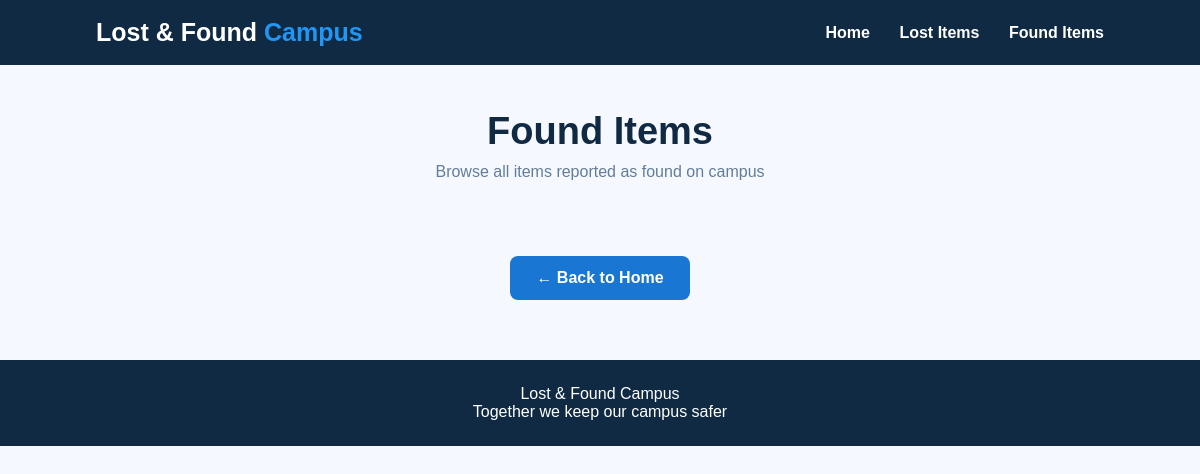
Before: /found-items with the older database file.
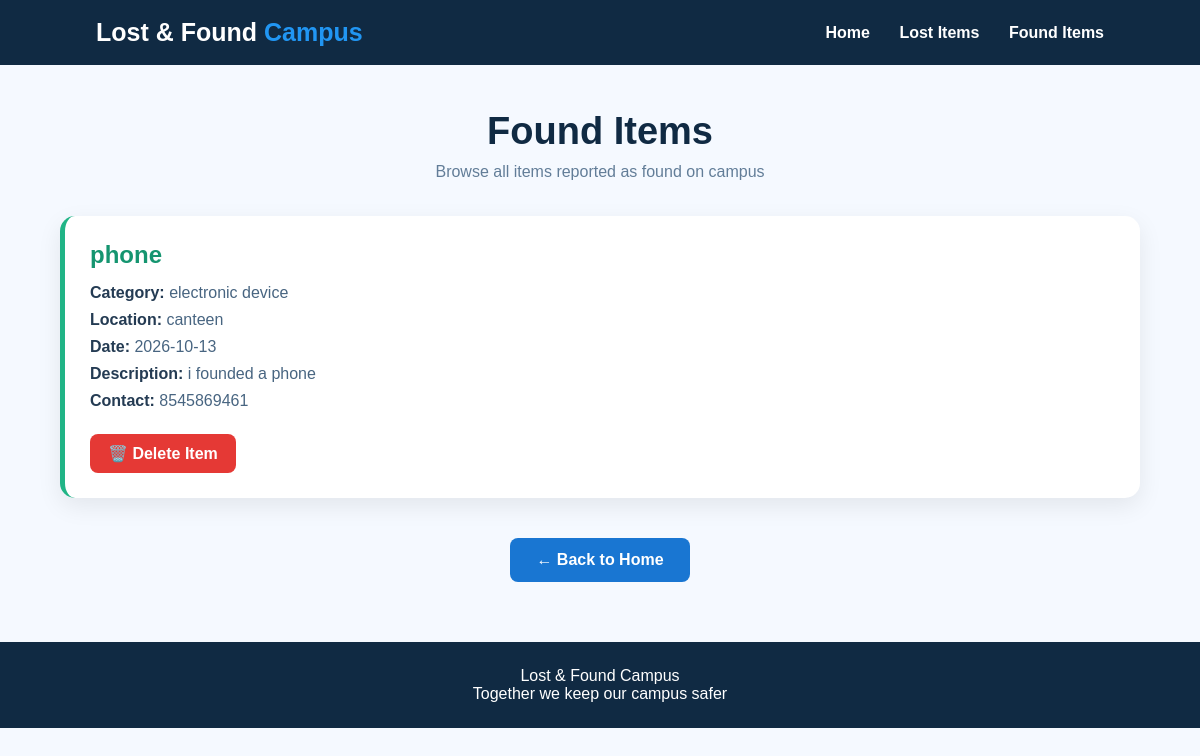
After: the same page with the newer database file.
### tables this page shows
CREATE TABLE items (
            id INTEGER PRIMARY KEY AUTOINCREMENT,
            item_name TEXT NOT NULL,
            category TEXT NOT NULL,
            location TEXT NOT NULL,
            date TEXT NOT NULL,
            description TEXT,
            contact TEXT NOT NULL,
            item_type TEXT NOT NULL
        );

### app.py (the view)
@app.route("/found-items")
def found_items():
    conn = sqlite3.connect("lost_found.db")
    cursor = conn.cursor()
    cursor.execute("SELECT * FROM items WHERE item_type = 'Found'")
    items = cursor.fetchall()
    conn.close()
    return render_template("found-items.html", items=items)

### templates/found-items.html (shortened to what this page needs)
<!DOCTYPE html>
<html lang="en">
<head>
</head>
<body>
<header>
    <div class="logo">
        Lost & Found <span>Campus</span>
    </div>
    <nav>
        <a href="/">Home</a>
        <a href="/lost-items">Lost Items</a>
        <a href="/found-items">Found Items</a>
    </nav>
</header>
<div class="container">
    <h1>Found Items</h1>
    <p class="subtitle">
        Browse all items reported as found on campus
    </p>
    <div class="items-container">
        {% for item in items %}
        <div class="item-card">
            <h2 class="item-name">
                {{ item[1] }}
            </h2>
            <p>
                <strong>Category:</strong>
                {{ item[2] }}
            </p>
            <p>
                <strong>Location:</strong>
                {{ item[3] }}
            </p>
            <p>
                <strong>Date:</strong>
                {{ item[4] }}
            </p>
            <p>
                <strong>Description:</strong>
                {{ item[5] }}
            </p>
            <p>
                <strong>Contact:</strong>
                {{ item[6] }}
            </p>
            <a class="delete-btn"
               href="/delete-item/{{ item[0] }}"
               onclick="return confirm('Are you sure you want to delete this item?');">
                🗑️ Delete Item
            </a>
        </div>
        {% endfor %}
    </div>
    <a class="back-btn" href="/">
        ← Back to Home
    </a>
</div>
<footer>
    Lost & Found Campus
    <br>
    Together we keep our campus safer
</footer>
</body>
</html>

Changed rows visible on the page:
added items: item_name "phone", category "electronic device", location "canteen", date "2026-10-13", description "i founded a phone", contact "8545869461"
